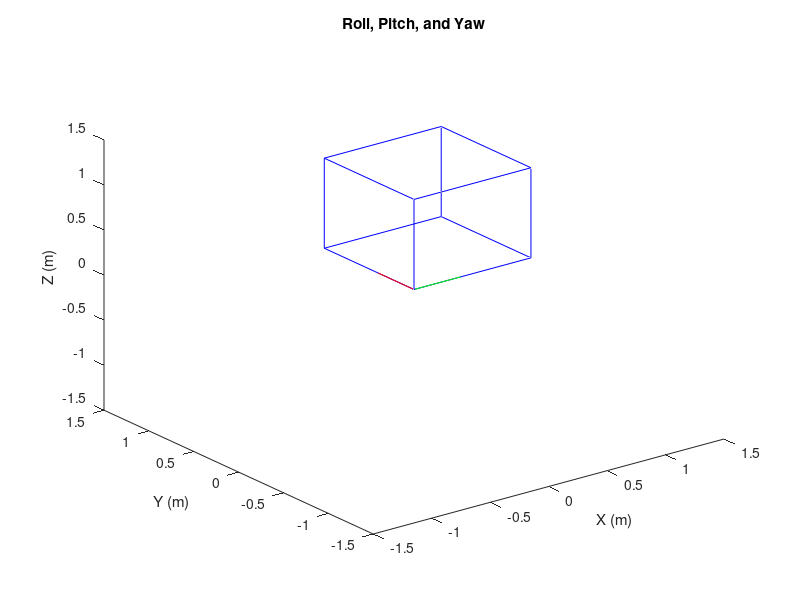

Write MATLAB code to recreate this figure.
%% HW 3 Number 10
close all
clear all
b = 1;
w = 1;
h = 1;

r0_0 = [0; 0; 0];
r1_0 = [b; 0; 0];
r2_0 = [b; w; 0];
r3_0 = [0; w; 0];
r4_0 = [0; w; h];
r5_0 = [b; w; h];
r6_0 = [b; 0; h];
r7_0 = [0; 0; h];

box = [r0_0 r1_0 r2_0 r3_0 r4_0 r5_0 r6_0 r7_0];


figure


axis equal

s0 = plot3(box(1,:), box(2,:), box(3,:),'b');
hold on
s1= plot3([box(1,1) box(1,end)], [box(2,1) box(2,end)], [box(3,1) box(3,end)],'b');
s2= plot3([box(1,2) box(1,end-1)], [box(2,2) box(2,end-1)], [box(3,2) box(3,end-1)],'b');
s3= plot3([box(1,3) box(1,end-2)], [box(2,3) box(2,end-2)], [box(3,3) box(3,end-2)],'b');
s4= plot3([box(1,1) box(1,4)], [box(2,1) box(2,4)], [box(3,1) box(3,4)],'b');
s5= plot3([box(1,5) box(1,end)], [box(2,5) box(2,end)], [box(3,5) box(3,end)],'b');
s6= plot3([0 0.4], [0 0], [0 0], 'g'); %x
s7= plot3([0 0], [0 0.4], [0 0], 'r'); %y
s8= plot3([0 0], [0 0], [0 0.4], 'y'); %z


xlabel('X (m)')
ylabel('Y (m)')
zlabel('Z (m)')
title('Roll, Pitch, and Yaw')
hold off

step = 100;

%% just about x
thetaZ1 = linspace(0, 0, step);
thetaX1 = linspace(0, 2*pi, step);
thetaY1 = linspace(0, 0, step);


for i = 1:step
   
    R_z = [cos(thetaZ1(i)), sin(thetaZ1(i)), 0;
        -sin(thetaZ1(i)),   cos(thetaZ1(i)), 0;
        0               ,                 0, 1];
    
    R_x = [1,       0,      0;
           0,   cos(thetaX1(i)),    sin(thetaX1(i));
           0   -sin(thetaX1(i)),    cos(thetaX1(i))];
    
    R_y = [cos(thetaY1(i)),   0,     -sin(thetaY1(i));
            0,                1,                    0;
            sin(thetaY1(i)),  0,      cos(thetaY1(i))];
        
    R_net = R_z*R_y*R_x;  
    
    r0 = R_net*r0_0;
    r1 = R_net*r1_0;
    r2 = R_net*r2_0;
    r3 = R_net*r3_0;
    r4 = R_net*r4_0;
    r5 = R_net*r5_0;
    r6 = R_net*r6_0;
    r7 = R_net*r7_0;
    
    box = [r0 r1 r2 r3 r4 r5 r6 r7];
    
    set(s0,'xData',box(1,:), 'yData',box(2,:), 'zData',box(3,:))

	set(s1, 'xData',[box(1,1) box(1,end)], 'yData',[box(2,1) box(2,end)], 'zData',[box(3,1) box(3,end)])
    set(s2, 'xData',[box(1,2) box(1,end-1)], 'yData',[box(2,2) box(2,end-1)], 'zData',[box(3,2) box(3,end-1)])
    set(s3, 'xData',[box(1,3) box(1,end-2)], 'yData',[box(2,3) box(2,end-2)], 'zData',[box(3,3) box(3,end-2)])
    set(s4, 'xData',[box(1,1) box(1,4)], 'yData',[box(2,1) box(2,4)], 'zData', [box(3,1) box(3,4)])
	set(s5, 'xData',[box(1,5) box(1,end)], 'yData',[box(2,5) box(2,end)], 'zData',[box(3,5) box(3,end)])

    xlim([-1.5,1.5])
    ylim([-1.5,1.5])
    zlim([-1.5,1.5])
    pause(eps)
    drawnow



end

%% just about y

thetaZ1 = linspace(0, 0, step);
thetaX1 = linspace(0, 0, step);
thetaY1 = linspace(0, 2*pi, step);


for i = 1:step
   
    R_z = [cos(thetaZ1(i)), sin(thetaZ1(i)), 0;
        -sin(thetaZ1(i)),   cos(thetaZ1(i)), 0;
        0               ,                 0, 1];
    
    R_x = [1,       0,      0;
           0,   cos(thetaX1(i)),    sin(thetaX1(i));
           0   -sin(thetaX1(i)),    cos(thetaX1(i))];
    
    R_y = [cos(thetaY1(i)),   0,     -sin(thetaY1(i));
            0,                1,                    0;
            sin(thetaY1(i)),  0,      cos(thetaY1(i))];
        
    R_net = R_z*R_y*R_x;  
    
    r0 = R_net*r0_0;
    r1 = R_net*r1_0;
    r2 = R_net*r2_0;
    r3 = R_net*r3_0;
    r4 = R_net*r4_0;
    r5 = R_net*r5_0;
    r6 = R_net*r6_0;
    r7 = R_net*r7_0;
    
    box = [r0 r1 r2 r3 r4 r5 r6 r7];
    
    set(s0,'xData',box(1,:), 'yData',box(2,:), 'zData',box(3,:))

	set(s1, 'xData',[box(1,1) box(1,end)], 'yData',[box(2,1) box(2,end)], 'zData',[box(3,1) box(3,end)])
    set(s2, 'xData',[box(1,2) box(1,end-1)], 'yData',[box(2,2) box(2,end-1)], 'zData',[box(3,2) box(3,end-1)])
    set(s3, 'xData',[box(1,3) box(1,end-2)], 'yData',[box(2,3) box(2,end-2)], 'zData',[box(3,3) box(3,end-2)])
    set(s4, 'xData',[box(1,1) box(1,4)], 'yData',[box(2,1) box(2,4)], 'zData', [box(3,1) box(3,4)])
	set(s5, 'xData',[box(1,5) box(1,end)], 'yData',[box(2,5) box(2,end)], 'zData',[box(3,5) box(3,end)])

    xlim([-1.5,1.5])
    ylim([-1.5,1.5])
    zlim([-1.5,1.5])
    pause(eps)
    drawnow



end

%% just about z

thetaZ1 = linspace(0, 2*pi, step);
thetaX1 = linspace(0, 0, step);
thetaY1 = linspace(0, 0, step);


for i = 1:step
   
    R_z = [cos(thetaZ1(i)), sin(thetaZ1(i)), 0;
        -sin(thetaZ1(i)),   cos(thetaZ1(i)), 0;
        0               ,                 0, 1];
    
    R_x = [1,       0,      0;
           0,   cos(thetaX1(i)),    sin(thetaX1(i));
           0   -sin(thetaX1(i)),    cos(thetaX1(i))];
    
    R_y = [cos(thetaY1(i)),   0,     -sin(thetaY1(i));
            0,                1,                    0;
            sin(thetaY1(i)),  0,      cos(thetaY1(i))];
        
    R_net = R_z*R_y*R_x;  
    
    r0 = R_net*r0_0;
    r1 = R_net*r1_0;
    r2 = R_net*r2_0;
    r3 = R_net*r3_0;
    r4 = R_net*r4_0;
    r5 = R_net*r5_0;
    r6 = R_net*r6_0;
    r7 = R_net*r7_0;
    
    box = [r0 r1 r2 r3 r4 r5 r6 r7];
    
    set(s0,'xData',box(1,:), 'yData',box(2,:), 'zData',box(3,:))

	set(s1, 'xData',[box(1,1) box(1,end)], 'yData',[box(2,1) box(2,end)], 'zData',[box(3,1) box(3,end)])
    set(s2, 'xData',[box(1,2) box(1,end-1)], 'yData',[box(2,2) box(2,end-1)], 'zData',[box(3,2) box(3,end-1)])
    set(s3, 'xData',[box(1,3) box(1,end-2)], 'yData',[box(2,3) box(2,end-2)], 'zData',[box(3,3) box(3,end-2)])
    set(s4, 'xData',[box(1,1) box(1,4)], 'yData',[box(2,1) box(2,4)], 'zData', [box(3,1) box(3,4)])
	set(s5, 'xData',[box(1,5) box(1,end)], 'yData',[box(2,5) box(2,end)], 'zData',[box(3,5) box(3,end)])

    xlim([-1.5,1.5])
    ylim([-1.5,1.5])
    zlim([-1.5,1.5])
    pause(eps)
    drawnow



end